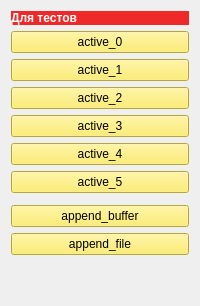
         <widget class="QWidget" name="widget" native="true">
          <property name="styleSheet">
           <string notr="true">#widget {
background-image: url(./resources/stripes.png);
}</string>
          </property>
          <layout class="QGridLayout" name="gridLayout_2">
           <item row="8" column="0">
            <widget class="PushButton" name="btnAppend_Buffer33">
             <property name="styleSheet">
              <string notr="true">background-color: rgb(252, 233, 79);</string>
             </property>
             <property name="text">
              <string>append_buffer</string>
             </property>
             <property name="checkable">
              <bool>false</bool>
             </property>
            </widget>
           </item>
           <item row="7" column="0">
            <widget class="QWidget" name="widget_2" native="true"/>
           </item>
           <item row="5" column="0">
            <widget class="PushButton" name="btnTestActive4">
             <property name="styleSheet">
              <string notr="true">background-color: rgb(252, 233, 79);</string>
             </property>
             <property name="text">
              <string>active_4</string>
             </property>
             <property name="checkable">
              <bool>true</bool>
             </property>
            </widget>
           </item>
           <item row="4" column="0">
            <widget class="PushButton" name="btnTestActive3">
             <property name="styleSheet">
              <string notr="true">background-color: rgb(252, 233, 79);</string>
             </property>
             <property name="text">
              <string>active_3</string>
             </property>
             <property name="checkable">
              <bool>true</bool>
             </property>
            </widget>
           </item>
           <item row="10" column="0">
            <spacer name="verticalSpacer_3">
             <property name="orientation">
              <enum>Qt::Vertical</enum>
             </property>
             <property name="sizeHint" stdset="0">
              <size>
               <width>20</width>
               <height>40</height>
              </size>
             </property>
            </spacer>
           </item>
           <item row="3" column="0">
            <widget class="PushButton" name="btnTestActive2">
             <property name="styleSheet">
              <string notr="true">background-color: rgb(252, 233, 79);</string>
             </property>
             <property name="text">
              <string>active_2</string>
             </property>
             <property name="checkable">
              <bool>true</bool>
             </property>
            </widget>
           </item>
           <item row="0" column="0">
            <widget class="QLabel" name="label">
             <property name="styleSheet">
              <string notr="true">color: rgb(255, 255, 255);
background-color: rgb(239, 41, 41);
font: bold</string>
             </property>
             <property name="text">
              <string>Для тестов</string>
             </property>
             <property name="margin">
              <number>5</number>
             </property>
            </widget>
           </item>
           <item row="1" column="0">
            <widget class="PushButton" name="btnTestActive0">
             <property name="styleSheet">
              <string notr="true">background-color: rgb(252, 233, 79);</string>
             </property>
             <property name="text">
              <string>active_0</string>
             </property>
             <property name="checkable">
              <bool>true</bool>
             </property>
             <property name="checked_state_text_option" stdset="0">
              <bool>false</bool>
             </property>
            </widget>
           </item>
           <item row="2" column="0">
            <widget class="PushButton" name="btnTestActive1">
             <property name="styleSheet">
              <string notr="true">background-color: rgb(252, 233, 79);</string>
             </property>
             <property name="text">
              <string>active_1</string>
             </property>
             <property name="checkable">
              <bool>true</bool>
             </property>
            </widget>
           </item>
           <item row="6" column="0">
            <widget class="PushButton" name="btnTestActive5">
             <property name="styleSheet">
              <string notr="true">background-color: rgb(252, 233, 79);</string>
             </property>
             <property name="text">
              <string>active_5</string>
             </property>
             <property name="checkable">
              <bool>true</bool>
             </property>
            </widget>
           </item>
           <item row="9" column="0">
            <widget class="PushButton" name="btnAppend_File33">
             <property name="styleSheet">
              <string notr="true">background-color: rgb(252, 233, 79);</string>
             </property>
             <property name="text">
              <string>append_file</string>
             </property>
             <property name="checkable">
              <bool>false</bool>
             </property>
            </widget>
           </item>
          </layout>
         </widget>
